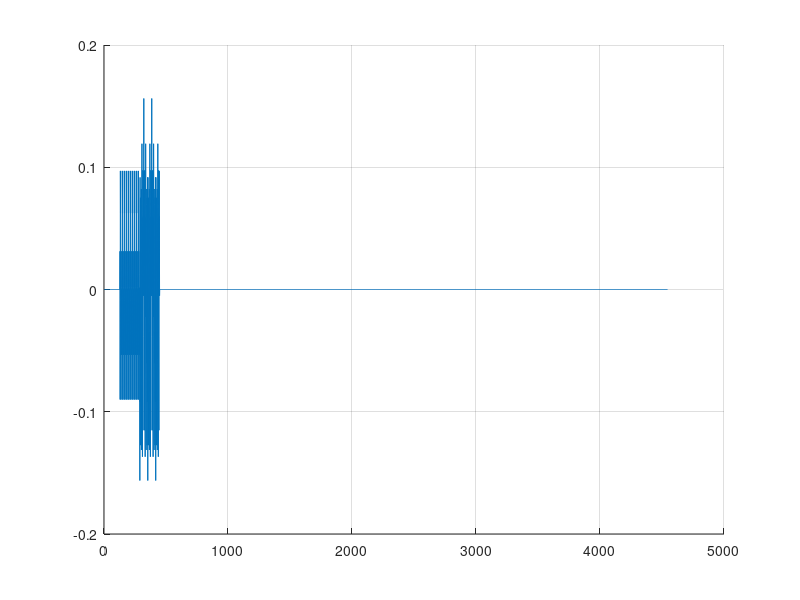
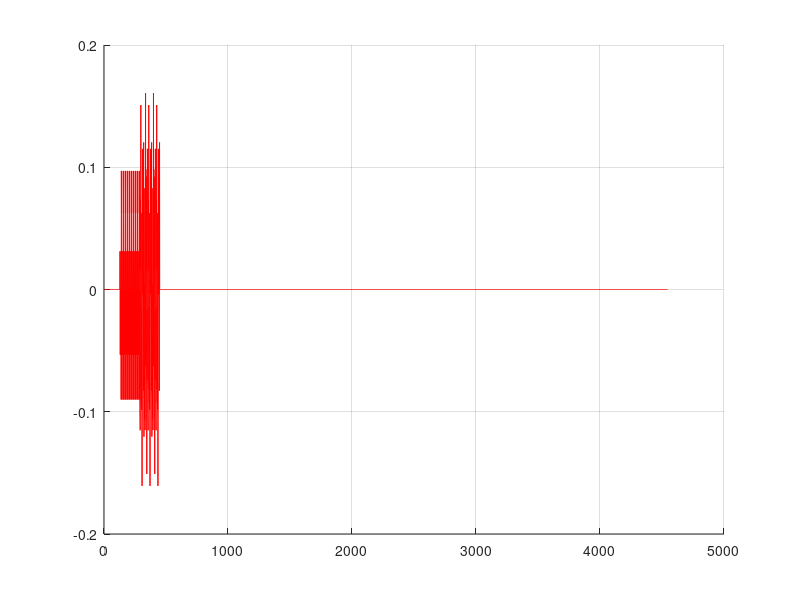

Recreate these plots in MATLAB, in order. (Note: this script raises an error after producing the figures.)
clc;
close all;

data_type_int16 = 0;

#12/52 carrier used + DC
short_ts_f = [0,0,0,0,0,0,0,0,1+j,0,0,0,-1-j,0,0,0,1+j,0,0,0,-1-j,0,0,0,-1-j,0,0,0,1+j,0,0,0,0,0,0,0,-1-j,0,0,0,-1-j,0,0,0,1+j,0,0,0,1+j,0,0,0,1+j,0,0,0,1+j,0,0,0,0,0,0,0];
long_ts_f = [1 1 -1 -1 1 1 -1 1 -1 1 1 1 1 1 1 -1 -1 1 1 -1 1 -1 1 1 1 1 0 1 -1 -1 1 1 -1 1 -1 1 -1 -1 -1 -1 -1 1 1 -1 -1 1 -1 1 -1 1 1 1 1];
ifft_data = [long_ts_f(27:end) 0 0 0 0 0 0 0 0 0 0 0 long_ts_f(1:26)];
long_ts_t = ifft(ifft_data);

#figure;
#hold on;
#grid on;

#plot(abs(long_ts_t));
#plot(real(long_ts_t),'r');
#plot(imag(long_ts_t),'g');

short_ts_f = ifftshift(short_ts_f);
short_ts_t = ifft(short_ts_f);

test_data = [];
for i=1:10
  test_data = [test_data short_ts_t(1:(64/4))];
endfor
size(long_ts_t(end-31:end))
test_data = [zeros(1,128) test_data long_ts_t(end-31:end) long_ts_t long_ts_t zeros(1,4096)];

#test_data = awgn(test_data, 60);

##### Add frequency offset
#test_data = add_freq_offset(test_data, 0.001);

figure;
hold on;
grid on;
plot(real(test_data));
figure;
hold on;
grid on;
plot(imag(test_data), 'r');

[D, f, corr, power, frame_start, d_f, sig_out, sig_out_corr] = schmidl_corr(test_data, 32);

figure
hold on;
#plot(abs(corr));
plot(arg(corr), 'b');
#plot(power, 'r');
plot(D,'r')

if(data_type_int16)
  test_data = test_data .* ((2^15)-1);
endif

interleave = [];
index = 1;
for i=1:(length(test_data))
  interleave(index) = real(test_data(i));
  interleave(index+1) = imag(test_data(i)); 
  index = index + 2; 
endfor

if(data_type_int16)
  fileId = fopen('test-int16.bin', 'w');
  fwrite(fileId, interleave, 'int16');
else
  fileId = fopen('test-float.bin', 'w');
  fwrite(fileId, interleave, 'float');
endif

fclose(fileId);